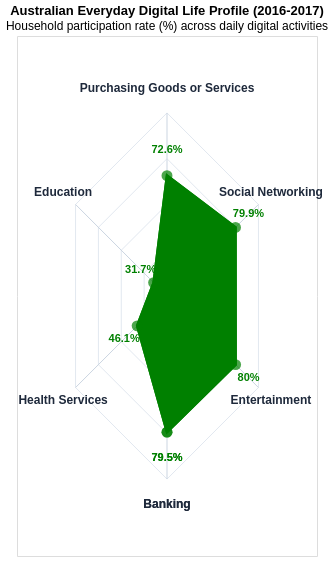

Express this chart as Vega-Lite.
### Vega-Lite specification from a JSON file in a GitHub repository (floating-point values rounded to 4 significant figures)
{"$schema": "https://vega.github.io/schema/vega-lite/v5.json", "title": {"text": "Australian Everyday Digital Life Profile (2016-2017)", "subtitle": "Household participation rate (%) across daily digital activities"}, "width": "container", "height": 520, "data": {"values": [{"key": "Banking", "value": 79.5, "id": 0}, {"key": "Entertainment", "value": 80.0, "id": 1}, {"key": "Social Networking", "value": 79.9, "id": 2}, {"key": "Purchasing Goods or Services", "value": 72.6, "id": 3}, {"key": "Education", "value": 31.7, "id": 4}, {"key": "Health Services", "value": 46.1, "id": 5}, {"key": "Banking", "value": 79.5, "id": 6}]}, "layer": [{"data": {"values": [{"level": 20, "id": 0}, {"level": 20, "id": 1}, {"level": 20, "id": 2}, {"level": 20, "id": 3}, {"level": 20, "id": 4}, {"level": 20, "id": 5}, {"level": 20, "id": 6}, {"level": 40, "id": 0}, {"level": 40, "id": 1}, {"level": 40, "id": 2}, {"level": 40, "id": 3}, {"level": 40, "id": 4}, {"level": 40, "id": 5}, {"level": 40, "id": 6}, {"level": 60, "id": 0}, {"level": 60, "id": 1}, {"level": 60, "id": 2}, {"level": 60, "id": 3}, {"level": 60, "id": 4}, {"level": 60, "id": 5}, {"level": 60, "id": 6}, {"level": 80, "id": 0}, {"level": 80, "id": 1}, {"level": 80, "id": 2}, {"level": 80, "id": 3}, {"level": 80, "id": 4}, {"level": 80, "id": 5}, {"level": 80, "id": 6}, {"level": 100, "id": 0}, {"level": 100, "id": 1}, {"level": 100, "id": 2}, {"level": 100, "id": 3}, {"level": 100, "id": 4}, {"level": 100, "id": 5}, {"level": 100, "id": 6}]}, "transform": [{"calculate": "datum.id * (2 * PI / 6) - (PI / 2)", "as": "angle"}, {"calculate": "(datum.level - 20) * 2.2 * cos(datum.angle)", "as": "x"}, {"calculate": "(datum.level - 20) * 2.2 * sin(datum.angle)", "as": "y"}], "mark": {"type": "line", "color": "#e2e8f0", "strokeWidth": 1}, "encoding": {"x": {"field": "x", "type": "quantitative", "scale": {"domain": [-220, 220]}, "axis": null}, "y": {"field": "y", "type": "quantitative", "scale": {"domain": [-220, 220]}, "axis": null}, "detail": {"field": "level", "type": "nominal"}, "order": {"field": "id", "type": "quantitative"}}}, {"data": {"values": [{"id": 0}, {"id": 1}, {"id": 2}, {"id": 3}, {"id": 4}, {"id": 5}]}, "transform": [{"calculate": "datum.id * (2 * PI / 6) - (PI / 2)", "as": "angle"}, {"calculate": "176 * cos(datum.angle)", "as": "x2"}, {"calculate": "176 * sin(datum.angle)", "as": "y2"}], "mark": {"type": "rule", "color": "#cbd5e1", "strokeWidth": 1}, "encoding": {"x": {"datum": 0, "type": "quantitative"}, "y": {"datum": 0, "type": "quantitative"}, "x2": {"field": "x2", "type": "quantitative"}, "y2": {"field": "y2", "type": "quantitative"}}}, {"transform": [{"calculate": "datum.id * (2 * PI / 6) - (PI / 2)", "as": "angle"}, {"calculate": "(datum.value - 20) * 2.2 * cos(datum.angle)", "as": "x"}, {"calculate": "(datum.value - 20) * 2.2 * sin(datum.angle)", "as": "y"}], "mark": {"type": "line", "interpolate": "linear-closed", "filled": true, "fill": "green", "fillOpacity": 1, "stroke": "green", "strokeWidth": 2.5}, "encoding": {"x": {"field": "x", "type": "quantitative"}, "y": {"field": "y", "type": "quantitative"}, "order": {"field": "id", "type": "quantitative"}}}, {"transform": [{"calculate": "datum.id * (2 * PI / 6) - (PI / 2)", "as": "angle"}, {"calculate": "(datum.value - 20) * 2.2 * cos(datum.angle)", "as": "x"}, {"calculate": "(datum.value - 20) * 2.2 * sin(datum.angle)", "as": "y"}], "mark": {"type": "line", "color": "green", "strokeWidth": 2.5}, "encoding": {"x": {"field": "x", "type": "quantitative"}, "y": {"field": "y", "type": "quantitative"}, "order": {"field": "id", "type": "quantitative"}}}, {"transform": [{"calculate": "datum.id * (2 * PI / 6) - (PI / 2)", "as": "angle"}, {"calculate": "(datum.value - 20) * 2.2 * cos(datum.angle)", "as": "x"}, {"calculate": "(datum.value - 20) * 2.2 * sin(datum.angle)", "as": "y"}], "mark": {"type": "point", "filled": true, "color": "green", "size": 120, "cursor": "pointer"}, "encoding": {"x": {"field": "x", "type": "quantitative"}, "y": {"field": "y", "type": "quantitative"}, "tooltip": [{"field": "key", "type": "nominal", "title": "Activity"}, {"field": "value", "type": "quantitative", "format": ".1f", "title": "Participation Rate (%)"}]}}, {"transform": [{"calculate": "datum.id * (2 * PI / 6) - (PI / 2)", "as": "angle"}, {"calculate": "((datum.value - 20) * 2.2 + 25) * cos(datum.angle)", "as": "val_x"}, {"calculate": "((datum.value - 20) * 2.2 + 25) * sin(datum.angle)", "as": "val_y"}, {"calculate": "datum.value + '%'", "as": "val_str"}], "mark": {"type": "text", "fontWeight": "bold", "fontSize": 11, "color": "green"}, "encoding": {"x": {"field": "val_x", "type": "quantitative"}, "y": {"field": "val_y", "type": "quantitative"}, "text": {"field": "val_str", "type": "nominal"}}}, {"transform": [{"calculate": "datum.id * (2 * PI / 6) - (PI / 2)", "as": "angle"}, {"calculate": "200 * cos(datum.angle)", "as": "label_x"}, {"calculate": "200 * sin(datum.angle)", "as": "label_y"}], "mark": {"type": "text", "fontWeight": "bold", "fontSize": 12, "color": "#1e293b", "align": "center", "baseline": "middle"}, "encoding": {"x": {"field": "label_x", "type": "quantitative"}, "y": {"field": "label_y", "type": "quantitative"}, "text": {"field": "key", "type": "nominal"}}}]}
